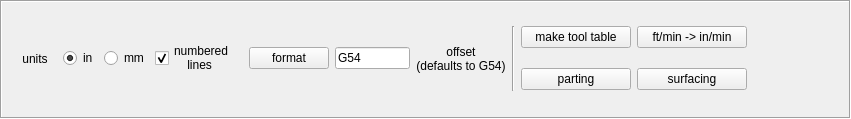
<?xml version="1.0" encoding="UTF-8"?>
<ui version="4.0">
 <class>sherline_lathe_workbench</class>
 <widget class="QFrame" name="sherline_lathe_workbench">
  <property name="geometry">
   <rect>
    <x>0</x>
    <y>0</y>
    <width>851</width>
    <height>119</height>
   </rect>
  </property>
  <property name="sizePolicy">
   <sizepolicy hsizetype="Preferred" vsizetype="Preferred">
    <horstretch>0</horstretch>
    <verstretch>0</verstretch>
   </sizepolicy>
  </property>
  <property name="windowTitle">
   <string>Frame</string>
  </property>
  <property name="frameShape">
   <enum>QFrame::Box</enum>
  </property>
  <property name="frameShadow">
   <enum>QFrame::Sunken</enum>
  </property>
  <property name="lineWidth">
   <number>1</number>
  </property>
  <layout class="QGridLayout" name="gridLayout_2">
   <property name="leftMargin">
    <number>20</number>
   </property>
   <item row="0" column="1" rowspan="2">
    <widget class="QLabel" name="label_2">
     <property name="text">
      <string>units</string>
     </property>
     <property name="alignment">
      <set>Qt::AlignCenter</set>
     </property>
    </widget>
   </item>
   <item row="0" column="2" rowspan="2">
    <widget class="QWidget" name="widget" native="true">
     <layout class="QGridLayout" name="gridLayout">
      <item row="0" column="0">
       <widget class="QRadioButton" name="in_radiobutton">
        <property name="text">
         <string>in</string>
        </property>
        <property name="checked">
         <bool>true</bool>
        </property>
       </widget>
      </item>
      <item row="0" column="1">
       <widget class="QRadioButton" name="mm_radiobutton">
        <property name="text">
         <string>mm</string>
        </property>
       </widget>
      </item>
      <item row="0" column="2">
       <widget class="QCheckBox" name="number_checkbox">
        <property name="text">
         <string>numbered
    lines</string>
        </property>
        <property name="checked">
         <bool>true</bool>
        </property>
       </widget>
      </item>
     </layout>
    </widget>
   </item>
   <item row="0" column="4" rowspan="2">
    <widget class="QLineEdit" name="offset_field">
     <property name="maximumSize">
      <size>
       <width>75</width>
       <height>16777215</height>
      </size>
     </property>
     <property name="text">
      <string>G54</string>
     </property>
     <property name="placeholderText">
      <string/>
     </property>
    </widget>
   </item>
   <item row="1" column="7">
    <widget class="QPushButton" name="parting_pushButton">
     <property name="minimumSize">
      <size>
       <width>35</width>
       <height>0</height>
      </size>
     </property>
     <property name="text">
      <string>parting</string>
     </property>
    </widget>
   </item>
   <item row="0" column="11" rowspan="2">
    <spacer name="horizontalSpacer">
     <property name="orientation">
      <enum>Qt::Horizontal</enum>
     </property>
     <property name="sizeHint" stdset="0">
      <size>
       <width>40</width>
       <height>20</height>
      </size>
     </property>
    </spacer>
   </item>
   <item row="0" column="3" rowspan="2">
    <widget class="QPushButton" name="format_button">
     <property name="maximumSize">
      <size>
       <width>125</width>
       <height>16777215</height>
      </size>
     </property>
     <property name="text">
      <string>format</string>
     </property>
    </widget>
   </item>
   <item row="0" column="5" rowspan="2">
    <widget class="QLabel" name="label">
     <property name="text">
      <string>offset
(defaults to G54)</string>
     </property>
     <property name="alignment">
      <set>Qt::AlignCenter</set>
     </property>
    </widget>
   </item>
   <item row="0" column="7">
    <widget class="QPushButton" name="tool_table_pushButton">
     <property name="minimumSize">
      <size>
       <width>110</width>
       <height>0</height>
      </size>
     </property>
     <property name="text">
      <string>make tool table</string>
     </property>
    </widget>
   </item>
   <item row="1" column="10">
    <widget class="QPushButton" name="surfacing_pushButton">
     <property name="minimumSize">
      <size>
       <width>35</width>
       <height>0</height>
      </size>
     </property>
     <property name="text">
      <string>surfacing</string>
     </property>
    </widget>
   </item>
   <item row="0" column="10">
    <widget class="QPushButton" name="ft_to_in_pushButton">
     <property name="minimumSize">
      <size>
       <width>110</width>
       <height>0</height>
      </size>
     </property>
     <property name="text">
      <string>ft/min -&gt; in/min</string>
     </property>
    </widget>
   </item>
   <item row="0" column="6" rowspan="2">
    <widget class="Line" name="line">
     <property name="orientation">
      <enum>Qt::Vertical</enum>
     </property>
    </widget>
   </item>
  </layout>
 </widget>
 <resources/>
 <connections/>
</ui>
